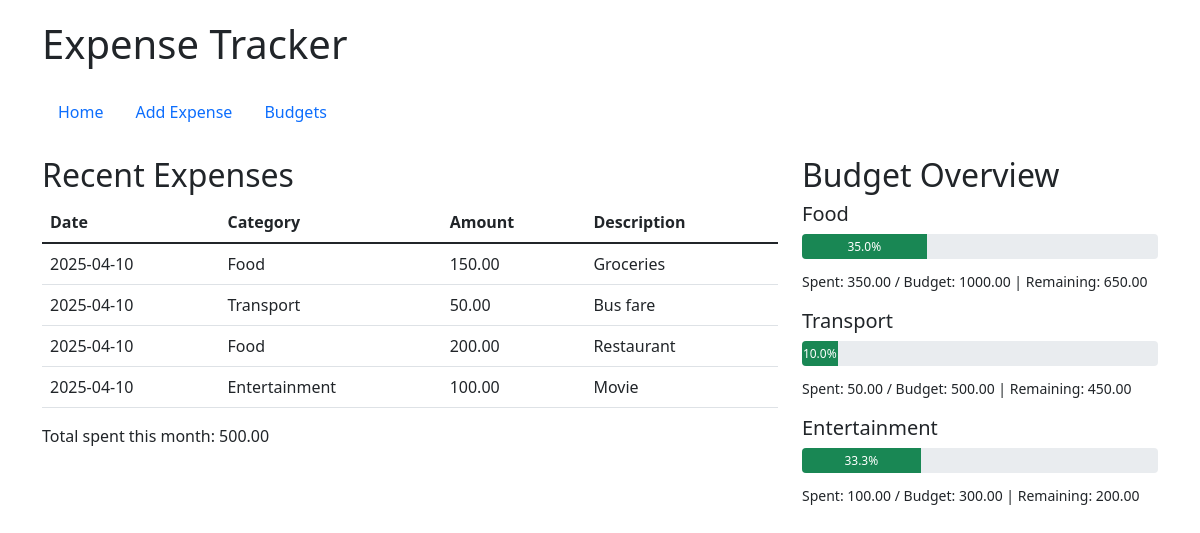
The page / on the database its author committed.
### app.py (models this page shows)
class Expense(db.Model):
    id = db.Column(db.Integer, primary_key=True)
    amount = db.Column(db.Float, nullable=False)
    category = db.Column(db.String(50), nullable=False)
    description = db.Column(db.String(200))
    date = db.Column(db.DateTime, default=datetime.utcnow)

class Budget(db.Model):
    id = db.Column(db.Integer, primary_key=True)
    category = db.Column(db.String(50), nullable=False, unique=True)
    amount = db.Column(db.Float, nullable=False)

### app.py (the view)
@app.route('/')
def index():
    current_month = datetime.now().month
    expenses = Expense.query.filter(
        db.extract('month', Expense.date) == current_month
    ).all()
    total_spent = sum(exp.amount for exp in expenses)
    budgets = Budget.query.all()
    budget_data = []
    for budget in budgets:
        category_spent = sum(
            exp.amount for exp in expenses
            if exp.category == budget.category
        )
        budget_data.append({
            'category': budget.category,
            'budget': budget.amount,
            'spent': category_spent,
            'remaining': budget.amount - category_spent
        })
    return render_template(
        'index.html',
        expenses=expenses[-5:],  # Show last 5 expenses
        total_spent=total_spent,
        budget_data=budget_data,
        categories=CATEGORIES
    )

### templates/index.html
{% extends "base.html" %}
{% block content %}
<div class="row">
    <div class="col-md-8">
        <h2>Recent Expenses</h2>
        <table class="table">
            <thead>
                <tr>
                    <th>Date</th>
                    <th>Category</th>
                    <th>Amount</th>
                    <th>Description</th>
                </tr>
            </thead>
            <tbody>
                {% for expense in expenses %}
                <tr>
                    <td>{{ expense.date.strftime('%Y-%m-%d') }}</td>
                    <td>{{ expense.category }}</td>
                    <td>{{ "%.2f"|format(expense.amount) }}</td>
                    <td>{{ expense.description }}</td>
                </tr>
                {% endfor %}
            </tbody>
        </table>
        <p>Total spent this month: {{ "%.2f"|format(total_spent) }}</p>
    </div>
    <div class="col-md-4">
        <h2>Budget Overview</h2>
        {% if budget_data %}
            {% for item in budget_data %}
            <div class="mb-3">
                <h5>{{ item.category }}</h5>
                <div class="progress">
                    {% set percentage = (item.spent / item.budget) * 100 %}
                    <div class="progress-bar
                        {% if percentage > 100 %}bg-danger
                        {% elif percentage > 80 %}bg-warning
                        {% else %}bg-success{% endif %}"
                        style="width: {{ percentage if percentage <= 100 else 100 }}%">
                        {{ "%.1f"|format(percentage) }}%
                    </div>
                </div>
                <small>
                    Spent: {{ "%.2f"|format(item.spent) }} /
                    Budget: {{ "%.2f"|format(item.budget) }} |
                    Remaining: {{ "%.2f"|format(item.remaining) }}
                </small>
            </div>
            {% endfor %}
        {% else %}
            <p>No budgets set yet.</p>
        {% endif %}
    </div>
</div>
{% endblock %}

### templates/base.html (shortened to what this page needs)
<!DOCTYPE html>
<html>
<head>
    <link href="https://cdn.jsdelivr.net/npm/bootstrap@5.1.3/dist/css/bootstrap.min.css" rel="stylesheet">
</head>
<body>
    <div class="container">
        <h1 class="mb-4">Expense Tracker</h1>
        <nav class="nav mb-4">
            <a class="nav-link" href="{{ url_for('index') }}">Home</a>
            <a class="nav-link" href="{{ url_for('add_expense') }}">Add Expense</a>
            <a class="nav-link" href="{{ url_for('budgets') }}">Budgets</a>
        </nav>
        {% block content %}{% endblock %}
    </div>
</body>
</html>

### templates/base.html (style rules this page uses)
body { padding: 20px; }
.progress { height: 25px; margin-bottom: 10px; }

### rows shown on the page
Expense: date "2025-04-10", category "Food", amount "150.00", description "Groceries"
Expense: date "2025-04-10", category "Transport", amount "50.00", description "Bus fare"
Expense: date "2025-04-10", category "Food", amount "200.00", description "Restaurant"
Expense: date "2025-04-10", category "Entertainment", amount "100.00", description "Movie"
Budget: category "Food", percentage "35.0", spent "350.00", budget "1000.00", remaining "650.00"
Budget: category "Transport", percentage "10.0", spent "50.00", budget "500.00", remaining "450.00"
Budget: category "Entertainment", {{ percentage if percentage <= 100 else 100 }} 33.33333333333333 (drawn), percentage "33.3", spent "100.00", budget "300.00", remaining "200.00"

### other values the page prints
{{ "%.2f"|format(total_spent) }} "500.00"
